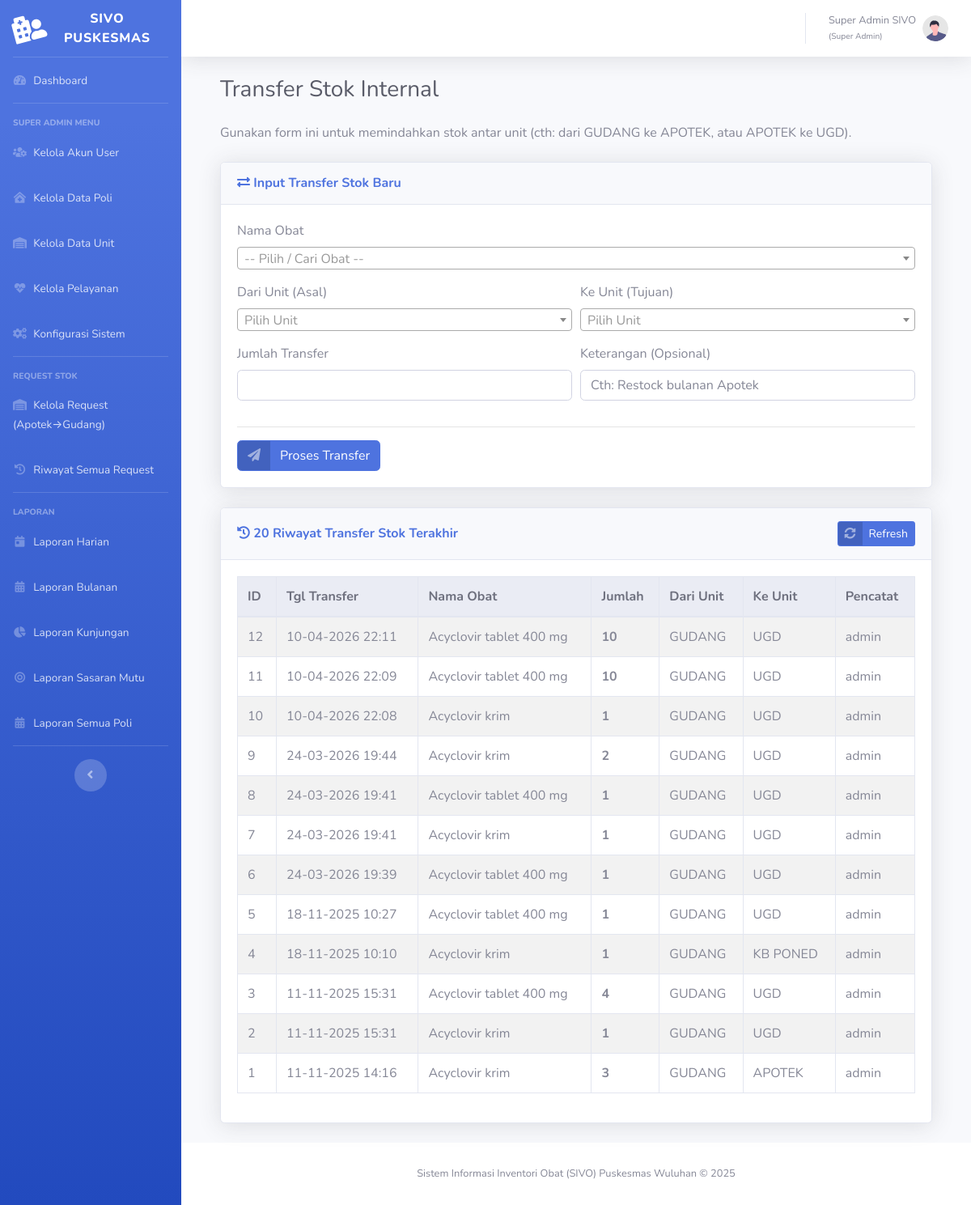
/stok/transfer.php (signed in), run on the app's committed database.
### tables this page shows
CREATE TABLE `tbl_transaksi_transfer` (
  `id_transfer` bigint(20) NOT NULL,
  `id_request` bigint(20) DEFAULT NULL COMMENT 'Link ke request (jika transfer ini hasil request). Bukti transfer.',
  `tgl_transfer` datetime NOT NULL,
  `id_obat` int(11) NOT NULL,
  `id_unit_asal` int(11) NOT NULL,
  `id_unit_tujuan` int(11) NOT NULL COMMENT 'Dipakai Admin utk restock Poli Belakang (Apotek -> UGD)',
  `jumlah` int(11) NOT NULL,
  `id_user_pencatat` int(11) NOT NULL,
  `keterangan` varchar(255) DEFAULT NULL
);

CREATE TABLE `tbl_obat` (
  `id_obat` int(11) NOT NULL,
  `kode_obat` varchar(20) NOT NULL,
  `nama_obat` varchar(255) NOT NULL,
  `satuan` varchar(30) NOT NULL,
  `id_kategori_obat` int(11) DEFAULT NULL
);

CREATE TABLE `tbl_unit` (
  `id_unit` int(11) NOT NULL,
  `nama_unit` varchar(50) NOT NULL COMMENT 'Cth: GUDANG, APOTEK, UGD, RAWAT INAP, KB PONED'
);

CREATE TABLE `tbl_user` (
  `id_user` int(11) NOT NULL,
  `id_role` int(11) NOT NULL,
  `id_poli` int(11) DEFAULT NULL COMMENT 'Wajib diisi jika rolenya Poli. Null jika Admin.',
  `username` varchar(50) NOT NULL,
  `password` varchar(255) NOT NULL COMMENT 'Wajib di-hash (bcrypt)',
  `nama_lengkap` varchar(100) DEFAULT NULL,
  `is_active` tinyint(1) DEFAULT 1
);

### stok/transfer.php (the view, shortened to what this page needs)
<?php
require_once '../config.php';
$page_title = "Transfer Stok Internal";
$new_id = $_GET['new_id'] ?? null;
try {
    $sql_riwayat = "SELECT
                        t.id_transfer, t.tgl_transfer, o.nama_obat, t.jumlah,
                        unit_asal.nama_unit AS nama_unit_asal,
                        unit_tujuan.nama_unit AS nama_unit_tujuan,
                        usr.username AS pencatat
                    FROM
                        tbl_transaksi_transfer t
                    JOIN
                        tbl_obat o ON t.id_obat = o.id_obat
                    JOIN
                        tbl_unit unit_asal ON t.id_unit_asal = unit_asal.id_unit
                    JOIN
                        tbl_unit unit_tujuan ON t.id_unit_tujuan = unit_tujuan.id_unit
                    JOIN
                        tbl_user usr ON t.id_user_pencatat = usr.id_user
                    ORDER BY
                        t.id_transfer DESC
                    LIMIT 20";
    $stmt_riwayat = $pdo->query($sql_riwayat);
    $riwayat_transfer = $stmt_riwayat->fetchAll();
} catch (PDOException $e) {
    die("Error mengambil data: " . $e->getMessage());
}
include '../templates/header.php';
?>
<div class="container-fluid">
    <h1 class="h3 mb-4 text-gray-800"><?php echo htmlspecialchars($page_title); ?></h1>
    <p class="mb-4">Gunakan form ini untuk memindahkan stok antar unit (cth: dari GUDANG ke APOTEK, atau APOTEK ke UGD).</p>
    <div class="row">
        <div class="col-lg-12">
            <div class="card shadow mb-4">
                <div class="card-header py-3">
                    <h6 class="m-0 font-weight-bold text-primary"><i class="fas fa-exchange-alt"></i> Input Transfer Stok Baru</h6>
                </div>
                <div class="card-body">
                    <form action="<?php echo BASE_URL; ?>stok/proses_transfer.php" method="POST" id="formTransfer">
                        <div class="form-group">
                            <label for="id_obat">Nama Obat</label>
                        </div>
                        <div class="form-row">
                            <div class="form-group col-md-6">
                                <label for="id_unit_asal">Dari Unit (Asal)</label>
                            </div>
                            <div class="form-group col-md-6">
                                <label for="id_unit_tujuan">Ke Unit (Tujuan)</label>
                            </div>
                        </div>
                        <div class="form-row">
                            <div class="form-group col-md-6">
                                <label for="jumlah">Jumlah Transfer</label>
                                <input type="number" class="form-control" id="jumlah" name="jumlah" min="1" required>
                            </div>
                            <div class="form-group col-md-6">
                                <label for="keterangan">Keterangan (Opsional)</label>
                                <input type="text" class="form-control" id="keterangan" name="keterangan" placeholder="Cth: Restock bulanan Apotek">
                            </div>
                        </div>
                        <hr>
                        <button type="submit" class="btn btn-primary btn-icon-split">
                            <span class="icon text-white-50">
                                <i class="fas fa-paper-plane"></i>
                            </span>
                            <span class="text">Proses Transfer</span>
                        </button>
                    </form>
                </div>
            </div>
        </div>
        <div class="col-lg-12">
            <div class="card shadow mb-4">
                <div class="card-header py-3 d-flex flex-row align-items-center justify-content-between">
                    <h6 class="m-0 font-weight-bold text-primary"><i class="fas fa-history"></i> 20 Riwayat Transfer Stok Terakhir</h6>
                    <a href="<?php echo BASE_URL; ?>stok/transfer.php" class="btn btn-primary btn-sm btn-icon-split">
                        <span class="icon text-white-50"><i class="fas fa-sync-alt"></i></span>
                        <span class="text">Refresh</span>
                    </a>
                </div>
                <div class="card-body">
                    <div class="table-responsive">
                        <table class="table table-bordered table-striped" width="100%" cellspacing="0">
                            <thead class="thead-light">
                                <tr>
                                    <th>ID</th>
                                    <th>Tgl Transfer</th>
                                    <th>Nama Obat</th>
                                    <th>Jumlah</th>
                                    <th>Dari Unit</th>
                                    <th>Ke Unit</th>
                                    <th>Pencatat</th>
                                </tr>
                            </thead>
                            <tbody>
                                <?php if (empty($riwayat_transfer)): ?>
                                    <tr><td colspan="7" class="text-center">Belum ada riwayat transfer stok.</td></tr>
                                <?php else: ?>
                                    <?php foreach ($riwayat_transfer as $r): ?>
                                        <?php $is_new = ($new_id && $r['id_transfer'] == $new_id); ?>
                                        <tr class="<?php echo $is_new ? 'table-info' : ''; ?>">
                                            <td><?php echo $r['id_transfer']; ?></td>
                                            <td><?php echo htmlspecialchars(date('d-m-Y H:i', strtotime($r['tgl_transfer']))); ?></td>
                                            <td><?php echo htmlspecialchars($r['nama_obat']); ?></td>
                                            <td><strong><?php echo htmlspecialchars($r['jumlah']); ?></strong></td>
                                            <td><?php echo htmlspecialchars($r['nama_unit_asal']); ?></td>
                                            <td><?php echo htmlspecialchars($r['nama_unit_tujuan']); ?></td>
                                            <td><?php echo htmlspecialchars($r['pencatat']); ?></td>
                                        </tr>
                                    <?php endforeach; ?>
                                <?php endif; ?>
                            </tbody>
                        </table>
                    </div>
                </div>
            </div>
        </div>
    </div>
</div>
<?php
include '../templates/footer.php';
?>

### data on the page
tbl_transaksi_transfer: id_transfer "12", tgl_transfer "10-04-2026 22:11", id_obat.nama_obat "Acyclovir tablet 400 mg", jumlah "10", id_unit_asal.nama_unit "GUDANG", id_unit_tujuan.nama_unit "UGD", id_user_pencatat.username "admin"
tbl_transaksi_transfer: id_transfer "11", tgl_transfer "10-04-2026 22:09", id_obat.nama_obat "Acyclovir tablet 400 mg", jumlah "10", id_unit_asal.nama_unit "GUDANG", id_unit_tujuan.nama_unit "UGD", id_user_pencatat.username "admin"
tbl_transaksi_transfer: id_transfer "10", tgl_transfer "10-04-2026 22:08", id_obat.nama_obat "Acyclovir krim", jumlah "1", id_unit_asal.nama_unit "GUDANG", id_unit_tujuan.nama_unit "UGD", id_user_pencatat.username "admin"
tbl_transaksi_transfer: id_transfer "9", tgl_transfer "24-03-2026 19:44", id_obat.nama_obat "Acyclovir krim", jumlah "2", id_unit_asal.nama_unit "GUDANG", id_unit_tujuan.nama_unit "UGD", id_user_pencatat.username "admin"
tbl_transaksi_transfer: id_transfer "8", tgl_transfer "24-03-2026 19:41", id_obat.nama_obat "Acyclovir tablet 400 mg", jumlah "1", id_unit_asal.nama_unit "GUDANG", id_unit_tujuan.nama_unit "UGD", id_user_pencatat.username "admin"
tbl_transaksi_transfer: id_transfer "7", tgl_transfer "24-03-2026 19:41", id_obat.nama_obat "Acyclovir krim", jumlah "1", id_unit_asal.nama_unit "GUDANG", id_unit_tujuan.nama_unit "UGD", id_user_pencatat.username "admin"
tbl_transaksi_transfer: id_transfer "6", tgl_transfer "24-03-2026 19:39", id_obat.nama_obat "Acyclovir tablet 400 mg", jumlah "1", id_unit_asal.nama_unit "GUDANG", id_unit_tujuan.nama_unit "UGD", id_user_pencatat.username "admin"
tbl_transaksi_transfer: id_transfer "5", tgl_transfer "18-11-2025 10:27", id_obat.nama_obat "Acyclovir tablet 400 mg", jumlah "1", id_unit_asal.nama_unit "GUDANG", id_unit_tujuan.nama_unit "UGD", id_user_pencatat.username "admin"
tbl_transaksi_transfer: id_transfer "4", tgl_transfer "18-11-2025 10:10", id_obat.nama_obat "Acyclovir krim", jumlah "1", id_unit_asal.nama_unit "GUDANG", id_unit_tujuan.nama_unit "KB PONED", id_user_pencatat.username "admin"
tbl_transaksi_transfer: id_transfer "3", tgl_transfer "11-11-2025 15:31", id_obat.nama_obat "Acyclovir tablet 400 mg", jumlah "4", id_unit_asal.nama_unit "GUDANG", id_unit_tujuan.nama_unit "UGD", id_user_pencatat.username "admin"
tbl_transaksi_transfer: id_transfer "2", tgl_transfer "11-11-2025 15:31", id_obat.nama_obat "Acyclovir krim", jumlah "1", id_unit_asal.nama_unit "GUDANG", id_unit_tujuan.nama_unit "UGD", id_user_pencatat.username "admin"
tbl_transaksi_transfer: id_transfer "1", tgl_transfer "11-11-2025 14:16", id_obat.nama_obat "Acyclovir krim", jumlah "3", id_unit_asal.nama_unit "GUDANG", id_unit_tujuan.nama_unit "APOTEK", id_user_pencatat.username "admin"

### other printed values
$_SESSION['nama_lengkap'] "Super Admin SIVO"
$_SESSION['role_nama'] "Super Admin"
$page_title "Transfer Stok Internal"
